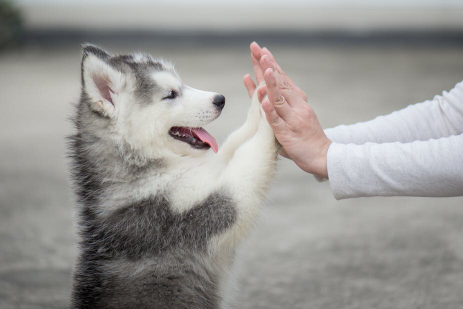
#> input picture 0719_20/puppy.jpg, 463 x 309 px, found by its file name
$ python opencv_img03.py
#> lines starting #> are read from the running program, lines starting #| are printed output that depends on the picture
import cv2
import numpy as np      # C#의 리스트, 행렬이 포함되어 있지 않기 때문.

# 이미지 로드 기본틀
org = cv2.imread('./0719_20/puppy.jpg', cv2.IMREAD_REDUCED_COLOR_2)
#> org is the input picture: shape (309, 463, 3); mean B, G, R 147.4, 150.3, 152.1
gray = cv2.cvtColor(org, cv2.COLOR_BGR2GRAY)
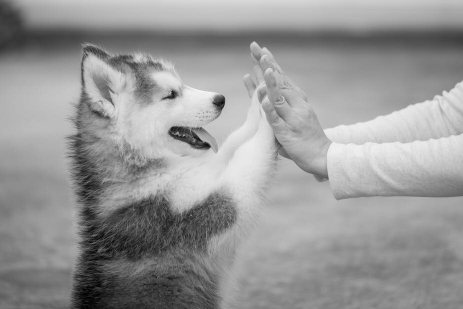
#> gray: shape (309, 463); min 0, max 245, mean 150.5

h, w, c = org.shape
#> h = 309; w = 463; c = 3

cropped = org[:, :int(w/2)]
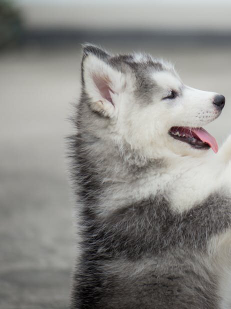
#> cropped: shape (309, 231, 3); mean B, G, R 133.4, 136.8, 138.1

cv2.imshow('Original', org)          # cv2 새창 열림
cv2.imshow('Cropped', cropped)       # 반으로 자른 이미지

cv2.waitKey(0)                       # 창에서 키입력 대기
cv2.destroyAllWindows()              # 메모리 해제
